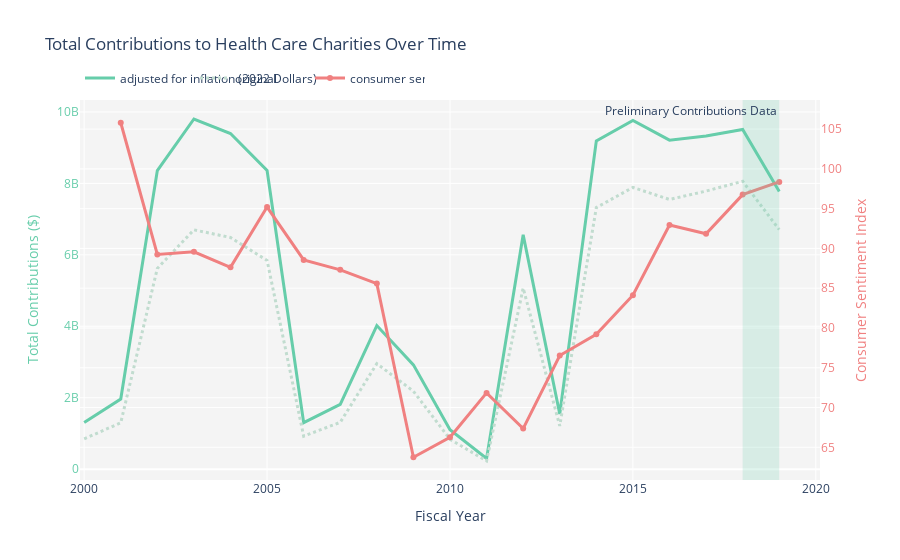

Write notebook code for a chart like this one.
### Code cell
fig = go.Figure()

line1 = go.Scatter(x=total_conts_adj['FISYR'], y=total_conts_adj[CONT_COL], name='adjusted for inflation (2022 Dollars)', yaxis='y1',
                   line = dict(color = ('mediumaquamarine'), width = 3))
line2 = go.Scatter(x=total_conts['FISYR'], y=total_conts[CONT_COL], name='original', yaxis='y1',
                   line = dict(color = ('rgba(193, 220, 207, 1)'), width = 3, dash='dot'))
line3 = go.Scatter(x=grouped['fis_yr'], y=grouped['consumer_sentiment_index'], name='consumer sentiment', yaxis='y2',
                   line = dict(color = ('lightcoral'), width = 3))

fig.add_trace(line1)
fig.add_trace(line2)
fig.add_trace(line3)
fig.add_vrect(x0=max(total_conts['FISYR'].tolist()) - 1, x1=max(total_conts['FISYR'].tolist()), 
              annotation= dict(text="Preliminary Contributions Data"),
              fillcolor="mediumaquamarine", opacity=0.2, line_width=0, name="incomplete data")

fig.update_layout(
    title='Total Contributions to Health Care Charities Over Time',
    xaxis_title='Fiscal Year',
    yaxis_title='Total Contributions',
    plot_bgcolor='rgba(200, 200, 200, 0.2)',
    legend=dict(
        orientation="h",
        entrywidth=70,
        yanchor="bottom",
        y=1.02,
        xanchor="left",
        x=0),
    yaxis=dict(
        title="Total Contributions ($)",
        titlefont=dict(color="mediumaquamarine"),
        tickfont=dict(color="mediumaquamarine")),
    yaxis2=dict(
        title="Consumer Sentiment Index",
        overlaying="y",
        side="right",
        titlefont=dict(color="lightcoral"),
        tickfont=dict(color="lightcoral"))
    ) 
fig.show()

### Figure 1 — Plotly figure (JSON) as saved in the notebook; plotly's stock layout.template omitted (floating-point values rounded to 4 significant figures)
{"data": [{"line": {"color": "mediumaquamarine", "width": 3}, "name": "adjusted for inflation (2022 Dollars)", "type": "scatter", "x": [2000, 2001, 2002, 2003, 2004, 2005, 2006, 2007, 2008, 2009, 2010, 2011, 2012, 2013, 2014, 2015, 2016, 2017, 2018, 2019], "y": [1306000000.0, 1964000000.0, 8358000000.0, 9802000000.0, 9397000000.0, 8361000000.0, 1302000000.0, 1816000000.0, 4021000000.0, 2920000000.0, 1107000000.0, 300400000.0, 6560000000.0, 1543000000.0, 9191000000.0, 9764000000.0, 9210000000.0, 9326000000.0, 9510000000.0, 7772000000.0], "yaxis": "y"}, {"line": {"color": "rgba(193, 220, 207, 1)", "dash": "dot", "width": 3}, "name": "original", "type": "scatter", "x": [2000, 2001, 2002, 2003, 2004, 2005, 2006, 2007, 2008, 2009, 2010, 2011, 2012, 2013, 2014, 2015, 2016, 2017, 2018, 2019], "y": [849849185, 1298206677, 5620710287, 6700126913, 6484903638, 5842907400, 924130156, 1312487854, 2954499365, 2182312653, 838022490, 229101290, 5069533029, 1212245367, 7323134310, 7886987593, 7549358227, 7784876695, 8059342180, 6705395538], "yaxis": "y"}, {"line": {"color": "lightcoral", "width": 3}, "name": "consumer sentiment", "type": "scatter", "x": [2001, 2002, 2003, 2004, 2005, 2006, 2007, 2008, 2009, 2010, 2011, 2012, 2013, 2014, 2015, 2016, 2017, 2018, 2019], "y": [105.8, 89.24, 89.58, 87.62, 95.2, 88.55, 87.31, 85.58, 63.75, 66.26, 71.84, 67.35, 76.54, 79.21, 84.12, 92.94, 91.84, 96.77, 98.37], "yaxis": "y2"}], "layout": {"annotations": [{"showarrow": false, "text": "Preliminary Contributions Data", "x": 2019, "xanchor": "right", "xref": "x", "y": 1, "yanchor": "top", "yref": "y domain"}], "autosize": true, "legend": {"entrywidth": 70, "orientation": "h", "x": 0, "xanchor": "left", "y": 1.02, "yanchor": "bottom"}, "plot_bgcolor": "rgba(200, 200, 200, 0.2)", "shapes": [{"fillcolor": "mediumaquamarine", "line": {"width": 0}, "name": "incomplete data", "opacity": 0.2, "type": "rect", "x0": 2018, "x1": 2019, "xref": "x", "y0": 0, "y1": 1, "yref": "y domain"}], "title": {"text": "Total Contributions to Health Care Charities Over Time"}, "xaxis": {"autorange": true, "range": [2000.0, 2020.0], "title": {"text": "Fiscal Year"}, "type": "linear"}, "yaxis": {"autorange": true, "range": [-302700000.0, 10330000000.0], "tickfont": {"color": "mediumaquamarine"}, "title": {"font": {"color": "mediumaquamarine"}, "text": "Total Contributions ($)"}, "type": "linear"}, "yaxis2": {"autorange": true, "overlaying": "y", "range": [60.67, 108.9], "side": "right", "tickfont": {"color": "lightcoral"}, "title": {"font": {"color": "lightcoral"}, "text": "Consumer Sentiment Index"}, "type": "linear"}}}
